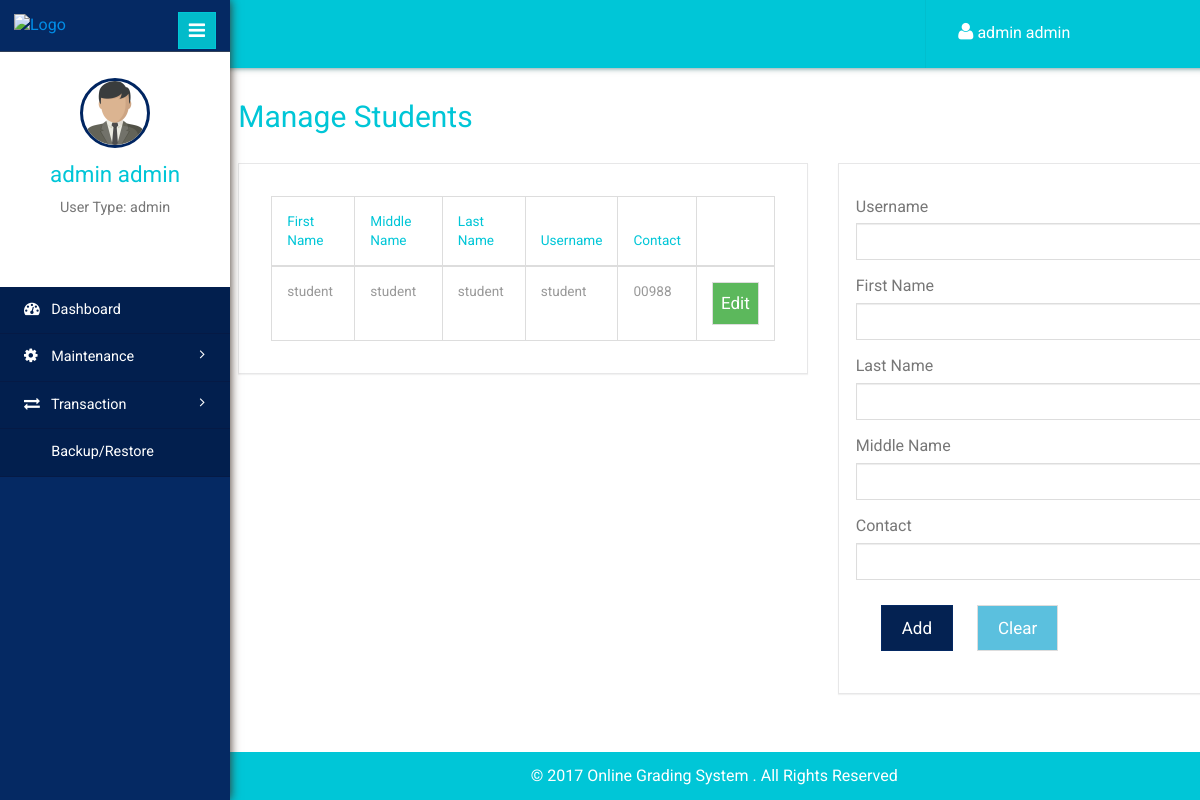
The page /student.php (signed in) on the database its author committed.
### tables this page shows
CREATE TABLE IF NOT EXISTS `usertbl` (
`id` int(11) NOT NULL,
  `username` varchar(140) NOT NULL,
  `password` varchar(100) NOT NULL,
  `fname` varchar(140) NOT NULL,
  `mname` varchar(140) NOT NULL,
  `lname` varchar(140) NOT NULL,
  `contact` varchar(140) NOT NULL,
  `usertype` varchar(50) NOT NULL
);

### session.php (called while the page is built, shortened)
<?php
if (isset($_SESSION['username']))
{
	$username = $_SESSION['username'];
}
else
{
	header("Location: index.php");
	exit();
}
$result = mysqli_query($con,"SELECT * FROM usertbl WHERE username = '$username'")or die(mysqli_error($con));
$user_rows = mysqli_fetch_array($result);
$fname = $user_rows['fname'];
$lname = $user_rows['lname'];
$userType = $user_rows['usertype'];
$name = $fname." ".$lname;
?>

### student.php (the view, shortened to what this page needs)
<!DOCTYPE html>
<html>
<head>
	<?php include "inc/navbar.php"; ?>
</head>
<body>
	<div class="page-container">
		<div class="left-content">
			<?php include "inc/header.php"; ?>
			<div class="outter-wp">
				<div class="sub-heard-part">
					<ol class="breadcrumb m-b-0">
						<li><h2 style="margin-top:0px;"><a>Manage Students</a></h2></li>
					</ol>
				</div>
				<div class="graph-visual tables-main">
					<div class="row">
						<div class="col-sm-7">
							<div class="graph">
								<div class="tables">
									<table class="table table-bordered">
										<thead>
											<tr>
												<th>First Name</th>
												<th>Middle Name</th>
												<th>Last Name</th>
												<th>Username</th>
												<th>Contact</th>
												<th></th>
											</tr>
										</thead>
										<tbody>
										<?php
											$query = "SELECT * FROM usertbl WHERE usertype = 'student'";
											$result = mysqli_query($con, $query);
											while($row = mysqli_fetch_array($result))
											{
										?>
											<tr>
												<td><?php echo $row['fname']; ?></td>
												<td><?php echo $row['mname']; ?></td>
												<td><?php echo $row['lname']; ?></td>
												<td><?php echo $row['username']; ?></td>
												<td><?php echo $row['contact']; ?></td>
												<td><button style="margin:0px;padding:8px;" userid="<?php echo $row['id']; ?>" firstname="<?php echo $row['fname']; ?>" middlename="<?php echo $row['mname']; ?>" lastname="<?php echo $row['lname']; ?>" username="<?php echo $row['username']; ?>" contact="<?php echo $row['contact']; ?>" class="btn btn-success" onclick="edit(this)"> Edit</button></td>
											</tr>
										<?php } ?>
										</tbody>
									</table>
								</div>
							</div>
						</div>
						<div class="col-sm-5">
							<div class="graph">
								<form class="form-horizontal" method="post" name="add_student_form">
									<div class="form-group">
										<label>Username</label>
										<input type="text" class="form-control" name="txtUsername" id="txtUsername" required>
									</div>
									<div class="form-group">
										<label>First Name</label>
										<input type="text" class="form-control" name="txtFirstname" id="txtFirstname" required>
									</div>
									<div class="form-group">
										<label>Last Name</label>
										<input type="text" class="form-control" name="txtLastname" id="txtLastname" required>
									</div>
									<div class="form-group">
										<label>Middle Name</label>
										<input type="text" class="form-control" name="txtMiddlename" id="txtMiddlename" required>
									</div>
									<div class="form-group">
										<label>Contact</label>
										<input type="text" class="form-control" name="txtContact" id="txtContact" required>
									</div>
									<button type="submit" name="btnAddStudent" id="btnAddStudent" onclick="send()" class="btn btn-primary">Add</button>
									<button type="button" id="clear" class="btn btn-info" onclick="clean()">Clear</button>
								</form>
							</div>
						</div>
					</div>
				</div>
			</div>
			<?php include "inc/sidebar.php"; ?>
		</div>
	</body>
	</html>

### inc/header.php (shortened to what this page needs)
<?php include "conn.php"; ?>
<?php include "session.php"; ?>
<div class="inner-content">
	<div class="header-section">
		<div class="top_menu">
			<div class="profile_details_left">
				<ul class="nofitications-dropdown">
					<li class="dropdown note">
						<a href="#" class="dropdown-toggle" data-toggle="dropdown" aria-expanded="false" style="color:#fff;"><i class="fa fa-user"></i> <?php echo $name; ?></a>
					</li>
				</ul>
			</div>
			<div class="clearfix"></div>
		</div>
	</div>

### inc/sidebar.php (shortened to what this page needs)
<footer>
	<p style="color:#fff;padding-right:200px;">&copy 2017 Online Grading System . All Rights Reserved</p>
</footer>
<div class="sidebar-menu">
	<header class="logo">
		<a href="#" class="sidebar-icon"> <span class="fa fa-bars"></span> </a> <a href="admin_dashboard.php"> <img id="logo" src="" alt="Logo"/>
	</a>
</header>
<div class="down">
	<a href="admin_dashboard.php"><img style="width:70px;height:70px;" src="images/businessman.png"></a>
	<a href="admin_dashboard.php"><span class=" name-caret"><?php echo $name; ?></span></a>
	<p>User Type: <?php echo $userType; ?></p>
	<ul>
		<li><a class="tooltips" href="profile.php"><span>Profile</span><i class="lnr lnr-user"></i></a></li>
		<li><a class="tooltips" href="logout.php"><span>Log out</span><i class="lnr lnr-power-switch"></i></a></li>
	</ul>
</div>
<div class="menu">
	<ul id="menu" >
		<li><a href="admin_dashboard.php"><i class="fa fa-tachometer"></i> <span>Dashboard</span></a></li>
		<li id="menu-academico" ><a href="#"><i class="fa fa-cog"></i> <span> Maintenance</span> <span class="fa fa-angle-right" style="float: right"></span></a>
		</li>
		<li id="menu-academico" ><a href="#"><i class="fa fa-exchange"></i> <span> Transaction</span> <span class="fa fa-angle-right" style="float: right"></span></a>
		</li>
		<li><a href="backup.php"><i class="fa fa-database"></i> <span>Backup/Restore</span></a></li>
	</ul>
</div>
</div>

### rows shown on the page
usertbl: name "admin admin", usertype "admin"
usertbl: fname "student", mname "student", lname "student", username "student", contact "00988"
